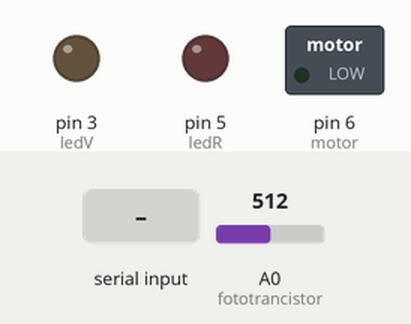
Simulated run of this sketch. Board: Arduino Uno, built with avr-gcc and run on an emulated ATmega328P. Shown: switched loads named in the sketch (green lamp = pin HIGH), output pins drawn as LEDs (lit = HIGH). The inputs (shaded band) are chosen by the test bench; at power-on: A0 (fototrancistor) = 512.

Above: at 1.2 s.
1.3 s: A0 (fototrancistor) set to 883
2.8 s: A0 (fototrancistor) set to 915
At 3.3 s:
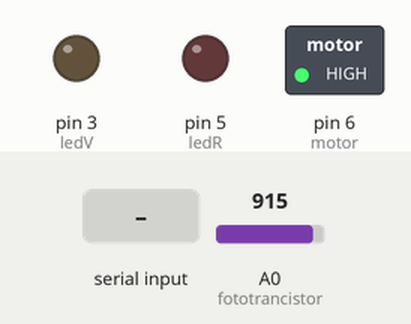
4.3 s: A0 (fototrancistor) set to 900
At 5.5 s:
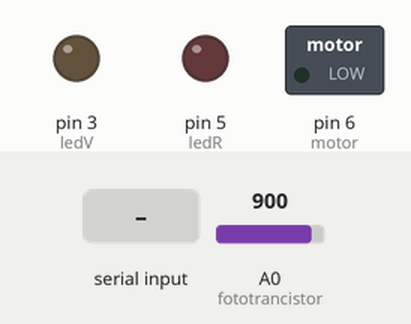
5.8 s: "v" received over Serial
At 6.6 s:
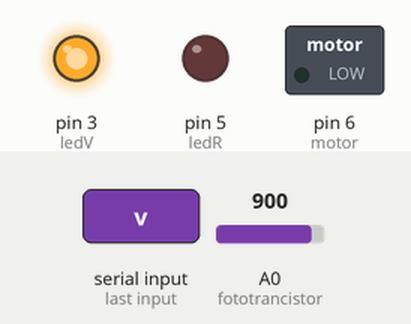
8.3 s: "r" received over Serial
At 8.7 s:
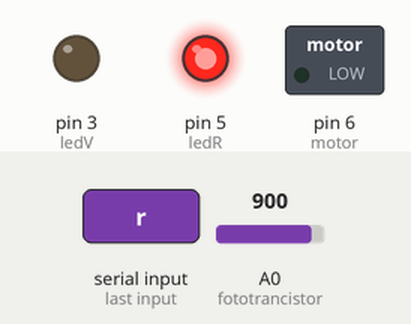
10.8 s: A0 (fototrancistor) set to 1023
At 11.8 s:
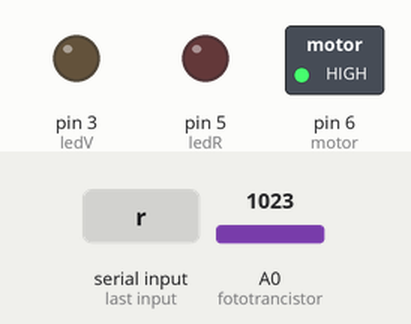
Timing chart, 0 to 13.3 s (numbered marks = the images above; inputs shaded):
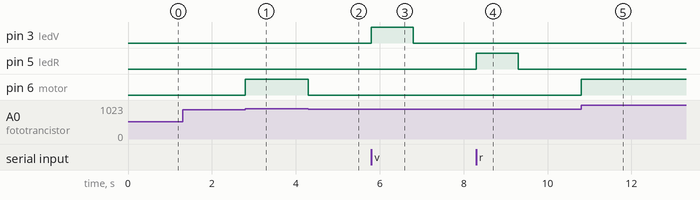

Measured:
- the behaviour switches between 900 and 901 on A0 (fototrancistor) (found by bisection; images 0 and 1)
- after the input at 1.3 s, every drawn part: stays the same
- after the input at 2.8 s, pin 6 (motor): LOW → HIGH at once
- after the input at 4.3 s, pin 6 (motor): HIGH → LOW at once
- after the input at 5.8 s, pin 3 (ledV): LOW → HIGH at once, → LOW 1.0 s later
- after the input at 8.3 s, pin 5 (ledR): LOW → HIGH at once, → LOW 1.0 s later
- after the input at 10.8 s, pin 6 (motor): LOW → HIGH at once

The sketch:

comSerialLedGreenRedMotorIr.ino
```cpp
int ledV = 3;
int ledR = 5;
int motor = 6;
int fototrancistor = A0;
int color ;
int valorFototrancistor = 0;

void setup() {
  Serial.begin(9600);
  pinMode(ledV, OUTPUT);
  pinMode(ledR, OUTPUT);
  pinMode(motor, OUTPUT);
}

void loop() {
valorFototrancistor = analogRead(fototrancistor);
if(valorFototrancistor > 900){
  digitalWrite(motor, HIGH);
  }
else{
  digitalWrite(motor, LOW);
/*
 *Cuando se interrumpa la señal del sensor infrarojo,
 *la banda se detendrá y se deberia enviar una 'a'
 *a traves del puerto serie a Spyder para que haga la
 *captura de la imagen y su tratamiento. Si la imagen
 *tratada tiene color verde, se envia una 'v' a traves
 *del puerto serial de Spyder a Arduino para que se
 *encienda el led verde, y de la misma manera sucedera,
 *si la imagen contiene color rojo, se enviara una 'r'
 *para encender el led rojo. Los leds son simplemente
 *una referencia visual, en lugar de los leds se usara
 *un servo que sera el actuador que hara el cambio de
 *direccion de las fichas
 */
  //Serial.write('a');
  if (Serial.available() > 0){
    color = Serial.read();
    if(color == 'v'){
      digitalWrite(ledV, HIGH);
      delay(1000);
      digitalWrite(ledV, LOW);
      delay(1000);
      }
      if(color == 'r'){
      digitalWrite(ledR, HIGH);
      delay(1000);
      digitalWrite(ledR, LOW);
      delay(1000);
      }
    }
  }
}
```
